Frame 1 (no input): blank canvas, image omitted
Frame 60 (the mouse pressed at the canvas centre just before this capture): blank canvas, image omitted
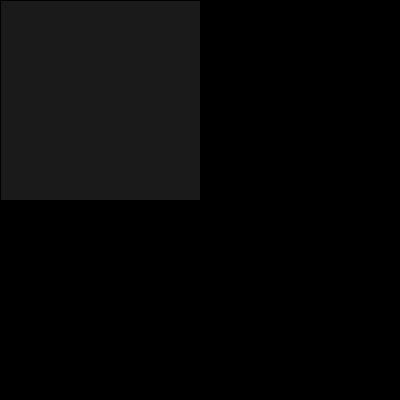
Frame 120 (the mouse held since frame 60 and released just before this capture)

The Processing sketch whose frames 1 and 60 were blank and that drew this single picture after the mouse press (run headless with seeded random() and noise(); from frame 60 on, the mouse is pressed at the canvas centre):

// Processing sketch: processing_64305
// ── processing_64305.pde

public void setup() {
        size(400,400);
        smooth();
        frameRate(30);
        background(0);
    }
    
    public void draw() {
        fill(0,10);
        rect(0, 0, width, height);
        if(mousePressed){
            fill(255);
            rect (mouseX, mouseY, pmouseX-mouseX, pmouseY-mouseY);
        }
    }
